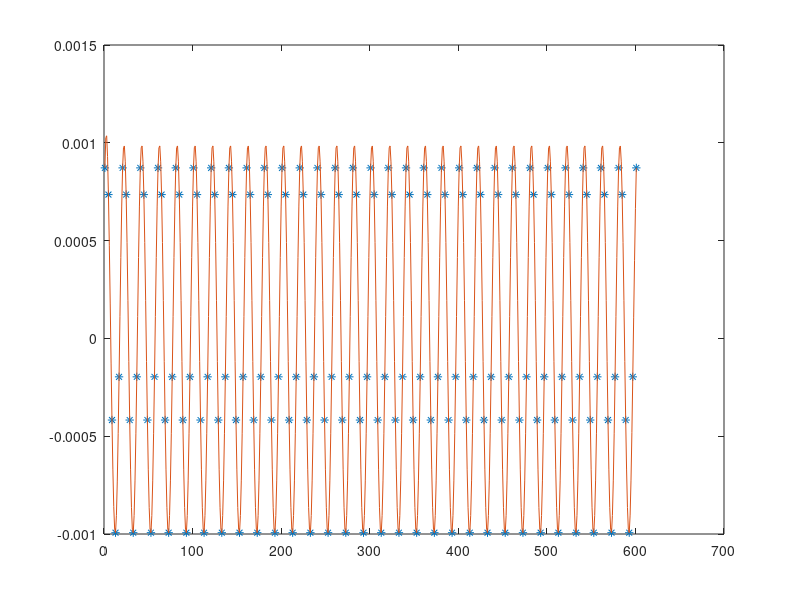

Write the MATLAB code that produced this figure.
clc; clear; close all;
%define signals with 45 or 30 degree angle
Fs = 150000;
t = 0:1/(4*Fs):.001;
%t = 0:.000001:.00050;
%x2 = .001*sin(2*pi*40000*t);
%x2 = .001*sin(2*pi*40000*(t-(.0000070710678))); % 45
%x3 = .001*sin(2x2 = .001*sin(2*pi*40000*(t-(.000005019444856))); % 30
%x1 = .001*sin(2x2 = .001*sin(2*pi*40000*(t-(.000005019444856))); % 30

%new_manual
%x1 = .001*sin(2*pi*40000*(t-.00666219));
%x2 = .001*sin(2*pi*40000*(t-.00666402));
%x3 = .001*sin(2*pi*40000*(t-.00666902));

%new_automatic
SIGNAL_DISTANCE = 10;
SIGNAL_THETA = 26;
SIGNAL_FREQUENCY = 30000;
SOUND_SPEED = 1500;

signal_rad = SIGNAL_THETA*pi/180;
signal_location = [-SIGNAL_DISTANCE*sin(signal_rad),SIGNAL_DISTANCE*cos(signal_rad)];
sensor_1 = [0,.009375];
sensor_2 = [-.009375,0];
sensor_3 = [.009375,0];

d_1 = abs(cos(signal_rad)*(signal_location(2)-sensor_1(2))-sin(signal_rad)*(signal_location(1)-sensor_1(1)));
d_2 = abs(cos(signal_rad)*(signal_location(2)-sensor_2(2))-sin(signal_rad)*(signal_location(1)-sensor_2(1)));
d_3 = abs(cos(signal_rad)*(signal_location(2)-sensor_3(2))-sin(signal_rad)*(signal_location(1)-sensor_3(1)));

format longg

t_1 = d_1/SOUND_SPEED;
t_2 = d_2/SOUND_SPEED;
t_3 = d_3/SOUND_SPEED;

x1 = .001*sin(2*pi*SIGNAL_FREQUENCY*(t-t_1));
x2 = .001*sin(2*pi*SIGNAL_FREQUENCY*(t-t_2));
x3 = .001*sin(2*pi*SIGNAL_FREQUENCY*(t-t_3));
% figure;
% plot(x1);
% hold;
% plot(x2);
% plot(x3);

X1 = x1(1:4:end);
X2 = x2(2:4:end);X2 = [0 X2];
X3 = x3(3:4:end);X3 = [0 0 X3];
factor = 4;
i = 0:length(X1)-1;
ii = 0:1/factor:length(X1)-1;
X1 = spline(i,X1,ii);

x1(2:4:end) = nan;x1(3:4:end) = nan;x1(4:4:end) = nan;
x2(1:4:end) = nan;x2(3:4:end) = nan;x2(4:4:end) = nan;
x3(1:4:end) = nan;x3(2:4:end) = nan;x3(4:4:end) = nan;

plot(x1,'*');
hold;
plot(X1);
